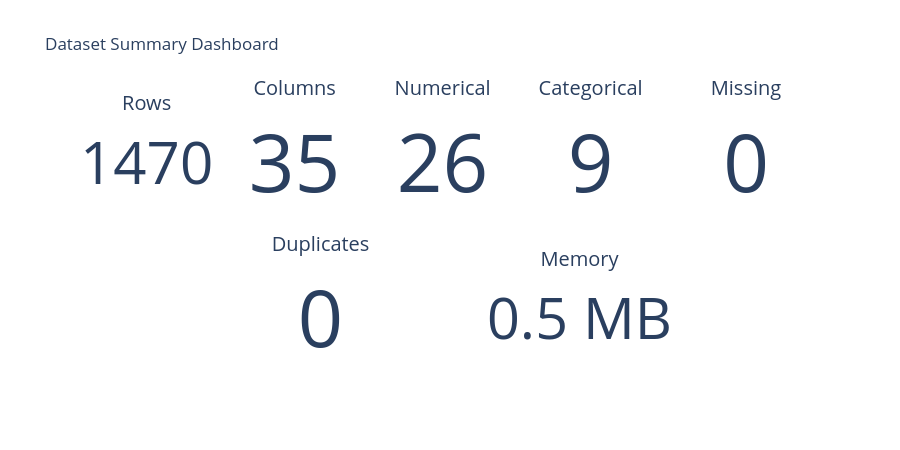

Notebook code cell kept with this figure:
### Code cell
fig = go.Figure()

fig.add_trace(
    go.Indicator(
        mode="number",
        value=rows,
        title={"text": "Rows"},
        domain={"x": [0.0, 0.18], "y": [0.55, 1]}
    )
)

fig.add_trace(
    go.Indicator(
        mode="number",
        value=columns,
        title={"text": "Columns"},
        domain={"x": [0.20, 0.38], "y": [0.55, 1]}
    )
)

fig.add_trace(
    go.Indicator(
        mode="number",
        value=numerical_features,
        title={"text": "Numerical"},
        domain={"x": [0.40, 0.58], "y": [0.55, 1]}
    )
)

fig.add_trace(
    go.Indicator(
        mode="number",
        value=categorical_features,
        title={"text": "Categorical"},
        domain={"x": [0.60, 0.78], "y": [0.55, 1]}
    )
)

fig.add_trace(
    go.Indicator(
        mode="number",
        value=missing_values,
        title={"text": "Missing"},
        domain={"x": [0.80, 1], "y": [0.55, 1]}
    )
)

fig.add_trace(
    go.Indicator(
        mode="number",
        value=duplicate_rows,
        title={"text": "Duplicates"},
        domain={"x": [0.20, 0.45], "y": [0, 0.4]}
    )
)

fig.add_trace(
    go.Indicator(
        mode="number",
        value=memory_usage,
        number={"suffix": " MB"},
        title={"text": "Memory"},
        domain={"x": [0.55, 0.80], "y": [0, 0.4]}
    )
)

fig.update_layout(
    title="Dataset Summary Dashboard",
    height=450
)

fig.show()

### Figure 1 — Plotly figure (JSON) as saved in the notebook; plotly's stock layout.template omitted (floating-point values rounded to 4 significant figures)
{"data": [{"domain": {"x": [0, 0.18], "y": [0.55, 1]}, "mode": "number", "title": {"text": "Rows"}, "type": "indicator", "value": 1470}, {"domain": {"x": [0.2, 0.38], "y": [0.55, 1]}, "mode": "number", "title": {"text": "Columns"}, "type": "indicator", "value": 35}, {"domain": {"x": [0.4, 0.58], "y": [0.55, 1]}, "mode": "number", "title": {"text": "Numerical"}, "type": "indicator", "value": 26}, {"domain": {"x": [0.6, 0.78], "y": [0.55, 1]}, "mode": "number", "title": {"text": "Categorical"}, "type": "indicator", "value": 9}, {"domain": {"x": [0.8, 1], "y": [0.55, 1]}, "mode": "number", "title": {"text": "Missing"}, "type": "indicator", "value": 0}, {"domain": {"x": [0.2, 0.45], "y": [0, 0.4]}, "mode": "number", "title": {"text": "Duplicates"}, "type": "indicator", "value": 0}, {"domain": {"x": [0.55, 0.8], "y": [0, 0.4]}, "mode": "number", "number": {"suffix": " MB"}, "title": {"text": "Memory"}, "type": "indicator", "value": 0.5}], "layout": {"height": 450, "title": {"text": "Dataset Summary Dashboard"}}}
